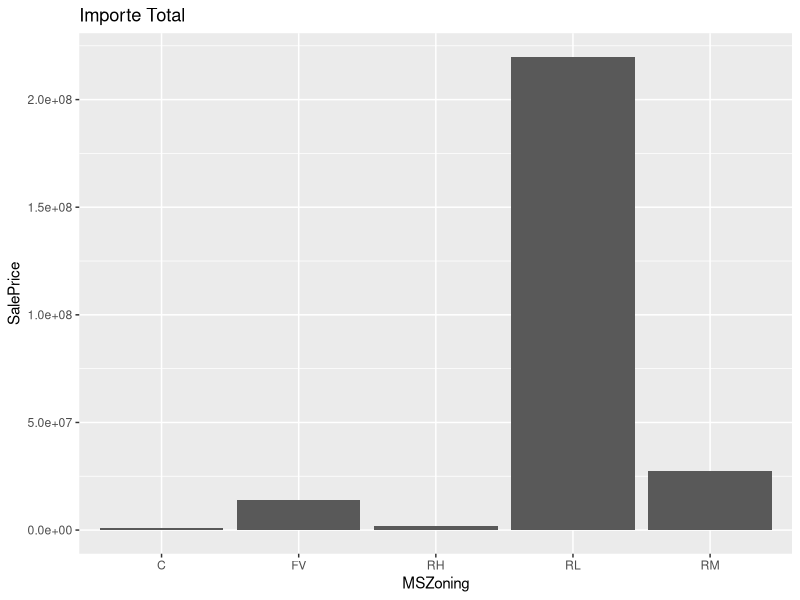
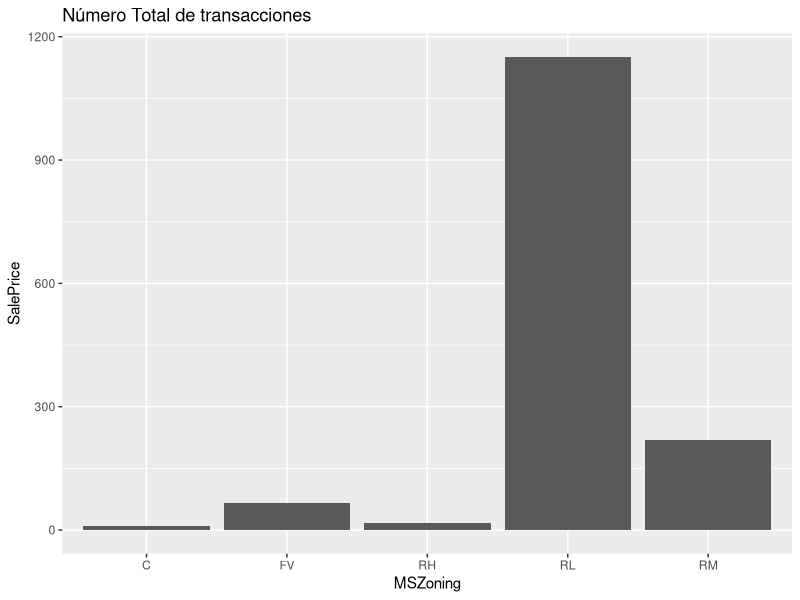

These figures' R source, in order:
# 0. Limpiamos el espacio de trabajo
####################################

rm(list=ls())

# 1. Cargar "trainmod"
######################

# Cargamos el csv:
datos=read.csv("trainmod.csv",stringsAsFactors = TRUE)

# Revisamos los datos:
summary(datos)

# 2. Agregar el Precio de Venta en función de la variable MSZoning.
# Calculando:
###################################################################
# a. Importe Total de las transacciones                           #
#######################################                           #
                                                                  #
Tipo = aggregate(SalePrice~MSZoning,data = datos,sum)             #
                                                                  #
# b. Número total de transacciones                                #
##################################                                #
                                                                  #
CountTipo = aggregate(SalePrice~MSZoning,data = datos,length)     #
                                                                  #
# c. Valor medio de las transacciones                             #
#####################################                             #
                                                                  #
MeanTipo = aggregate(SalePrice~MSZoning,data = datos,mean)        #
                                                                  #
# d. Desviación típica de las transacciones                       #
###########################################                       #
                                                                  #
DesvTipo = aggregate(SalePrice~MSZoning,data = datos,sd)          #
###################################################################

# 3. Agregar el Precio de venta en función de la variable MSZoning
# y la variable Crisis. Calculando:
#######################################################################
# a. Importe Total de las transacciones                               #
#######################################                               #
                                                                      #
Tipo2 = aggregate(SalePrice~MSZoning+Crisis,data = datos,sum)         #
                                                                      #
# b. Número total de transacciones                                    #
##################################                                    #
                                                                      #
CountTipo2 = aggregate(SalePrice~MSZoning+Crisis,data = datos,length) #
                                                                      #
# c. Valor medio de las transacciones                                 #
#####################################                                 #
                                                                      #
MeanTipo2 = aggregate(SalePrice~MSZoning+Crisis,data = datos,mean)    #
                                                                      #
# d. Desviación típica de las transacciones                           #
###########################################                           #
                                                                      #
DesvTipo2 = aggregate(SalePrice~MSZoning+Crisis,data = datos,sd)      #
#######################################################################

# 4. Graficar de las agregaciones anteriores el importe Total
# y el número Total de transacciones, de la siguiente forma:
#   a. Valor en el eje de la Y
#   b. MSZoning en el eje X
#   c. Color en función de si se vendió en la crisis o fuera de ella
####################################################################

library(ggplot2) # <-- Para graficar

ggplot(Tipo,aes(x=MSZoning,y=SalePrice)) + 
  ggtitle("Importe Total") + 
  geom_bar(stat="identity")


ggplot(CountTipo,aes(x=MSZoning,y=SalePrice)) + 
  ggtitle("Número Total de transacciones") + 
  geom_bar(stat="identity")

# 5. Unir las tablas "Valor Medio" y "Desviación Típica" calculadas
# en el punto 2.
###################################################################

# Unir tablas mediante "pegado":
datosUnidos=cbind(MeanTipo, DesvTipo)

# 6. Cambiar los nombres de las variables de la tabla anterior y poner
# Media y Desviacion.
######################################################################

# Revisamos la tabla nueva:
summary(datosUnidos)

# Cambiamos el primer SalePrice por Media
# y el segundo SalePrice por Desviacion:
colnames(datosUnidos) <- c("MSZoning", "Media", "MSZoning", "Desviacion")

# Comprobamos el resultado
summary(datosUnidos)

# 7. Calcular el cociente entre Media y Desviación
##################################################

datosUnidos$cociente = "XXX"
datosUnidos$cociente = datosUnidos$Media/datosUnidos$Desviacion
